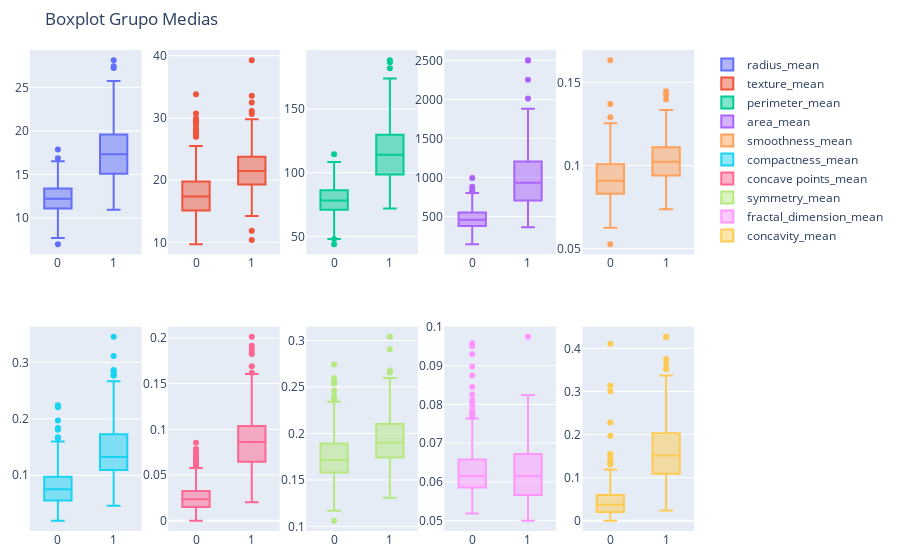

Notebook code cell kept with this figure:
### Markdown cell above
### 1.4 Datos atípicos

Se buscarán los puntos atípicos en el set de datos y se imputarán mediante la técnica de distribución de cuartiles.

### Code cell
# Plotly es el módulo de gráfico más versátil de python, ya que se puede integrar 
# con aplicaciones web, por ejemplo usando DASH puedo gráficar los predictores 
# de un módelo y visualizar como este cambia al modificar los parámetros. 

import plotly.graph_objects as go
from plotly.subplots import make_subplots

#Se crea el marco de dos filas por 5 columnas para colocar gráficos de caja
fig = make_subplots(rows=2,cols=5)

# Se agregan los gráficos de caja al marco anterior, donde row y col indican cual es la posición.
fig.add_trace(go.Box(x=dataset.diagnosis, y=dataset.radius_mean, name='radius_mean'), row=1, col=1)
fig.add_trace(go.Box(x=dataset.diagnosis, y=dataset.texture_mean, name='texture_mean'), row=1, col=2)
fig.add_trace(go.Box(x=dataset.diagnosis, y=dataset.perimeter_mean, name='perimeter_mean'), row=1, col=3)
fig.add_trace(go.Box(x=dataset.diagnosis, y=dataset.area_mean, name='area_mean'), row=1, col=4)
fig.add_trace(go.Box(x=dataset.diagnosis, y=dataset.smoothness_mean, name='smoothness_mean'), row=1, col=5)
fig.add_trace(go.Box(x=dataset.diagnosis, y=dataset.compactness_mean, name='compactness_mean'), row=2, col=1)
fig.add_trace(go.Box(x=dataset.diagnosis, y=dataset['concave points_mean'], name='concave points_mean'), row=2, col=2)
fig.add_trace(go.Box(x=dataset.diagnosis, y=dataset.symmetry_mean, name='symmetry_mean'), row=2, col=3)
fig.add_trace(go.Box(x=dataset.diagnosis, y=dataset.fractal_dimension_mean, name='fractal_dimension_mean'), row=2, col=4)
fig.add_trace(go.Box(x=dataset.diagnosis, y=dataset.concavity_mean, name='concavity_mean'), row=2, col=5)

# Con esto se setea el título del gráfico y 
# Se definen los márgenes
fig.update_layout(
    title = go.layout.Title(text='Boxplot Grupo Medias'),
    margin=dict(l=20, r=20, t=50, b=20)
)

# Estando listo las configuraciones, se despliega el gráfico.
fig.show()

### Figure 1 — Plotly figure (JSON) as saved in the notebook; plotly's stock layout.template omitted (floating-point values rounded to 4 significant figures; data arrays with more than 128 entries replaced by an {"elided": "..."} marker saying what was removed)
{"data": [{"name": "radius_mean", "type": "box", "x": {"elided": "569 int values"}, "xaxis": "x", "y": {"elided": "569 float values"}, "yaxis": "y"}, {"name": "texture_mean", "type": "box", "x": {"elided": "569 int values"}, "xaxis": "x2", "y": {"elided": "569 float values"}, "yaxis": "y2"}, {"name": "perimeter_mean", "type": "box", "x": {"elided": "569 int values"}, "xaxis": "x3", "y": {"elided": "569 float values"}, "yaxis": "y3"}, {"name": "area_mean", "type": "box", "x": {"elided": "569 int values"}, "xaxis": "x4", "y": {"elided": "569 float values"}, "yaxis": "y4"}, {"name": "smoothness_mean", "type": "box", "x": {"elided": "569 int values"}, "xaxis": "x5", "y": {"elided": "569 float values"}, "yaxis": "y5"}, {"name": "compactness_mean", "type": "box", "x": {"elided": "569 int values"}, "xaxis": "x6", "y": {"elided": "569 float values"}, "yaxis": "y6"}, {"name": "concave points_mean", "type": "box", "x": {"elided": "569 int values"}, "xaxis": "x7", "y": {"elided": "569 float values"}, "yaxis": "y7"}, {"name": "symmetry_mean", "type": "box", "x": {"elided": "569 int values"}, "xaxis": "x8", "y": {"elided": "569 float values"}, "yaxis": "y8"}, {"name": "fractal_dimension_mean", "type": "box", "x": {"elided": "569 int values"}, "xaxis": "x9", "y": {"elided": "569 float values"}, "yaxis": "y9"}, {"name": "concavity_mean", "type": "box", "x": {"elided": "569 int values"}, "xaxis": "x10", "y": {"elided": "569 float values"}, "yaxis": "y10"}], "layout": {"margin": {"b": 20, "l": 20, "r": 20, "t": 50}, "title": {"text": "Boxplot Grupo Medias"}, "xaxis": {"anchor": "y", "domain": [0, 0.168]}, "xaxis10": {"anchor": "y10", "domain": [0.832, 1]}, "xaxis2": {"anchor": "y2", "domain": [0.208, 0.376]}, "xaxis3": {"anchor": "y3", "domain": [0.416, 0.584]}, "xaxis4": {"anchor": "y4", "domain": [0.624, 0.792]}, "xaxis5": {"anchor": "y5", "domain": [0.832, 1]}, "xaxis6": {"anchor": "y6", "domain": [0, 0.168]}, "xaxis7": {"anchor": "y7", "domain": [0.208, 0.376]}, "xaxis8": {"anchor": "y8", "domain": [0.416, 0.584]}, "xaxis9": {"anchor": "y9", "domain": [0.624, 0.792]}, "yaxis": {"anchor": "x", "domain": [0.575, 1]}, "yaxis10": {"anchor": "x10", "domain": [0, 0.425]}, "yaxis2": {"anchor": "x2", "domain": [0.575, 1]}, "yaxis3": {"anchor": "x3", "domain": [0.575, 1]}, "yaxis4": {"anchor": "x4", "domain": [0.575, 1]}, "yaxis5": {"anchor": "x5", "domain": [0.575, 1]}, "yaxis6": {"anchor": "x6", "domain": [0, 0.425]}, "yaxis7": {"anchor": "x7", "domain": [0, 0.425]}, "yaxis8": {"anchor": "x8", "domain": [0, 0.425]}, "yaxis9": {"anchor": "x9", "domain": [0, 0.425]}}}
